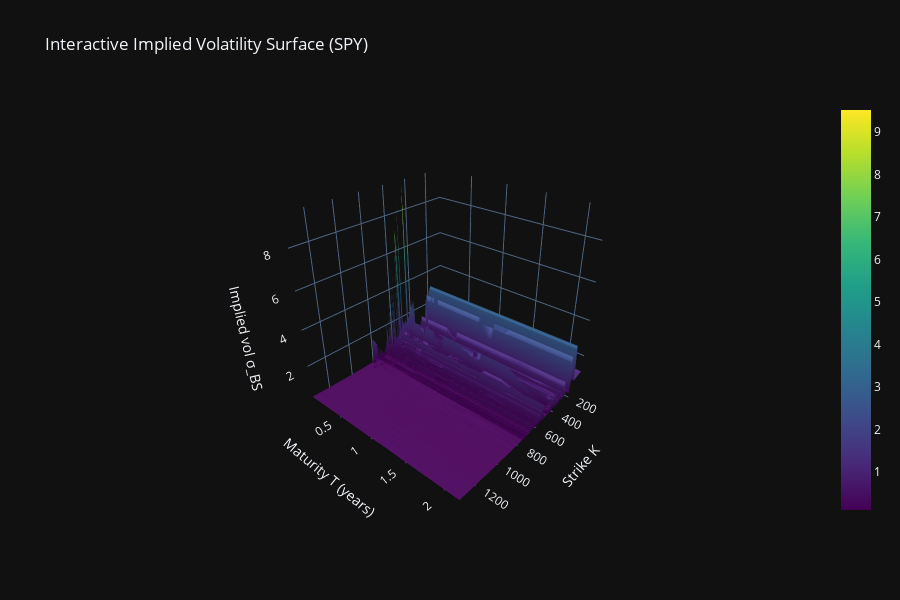

Write notebook code for a chart like this one.
### Code cell
# --- Interactive Plotly surface mirroring the Matplotlib view -----------
Z_plot = np.array(sigma_surface_k.values, dtype=float)
# Fill NaNs column-wise to avoid holes in the surface.
if np.isnan(Z_plot).any():
    col_means = np.nanmean(Z_plot, axis=0)
    inds = np.where(np.isnan(Z_plot))
    if inds[0].size > 0:
        Z_plot[inds] = np.take(col_means, inds[1])

fig = go.Figure(data=[
    go.Surface(
        x=K_mesh,
        y=T_mesh,
        z=Z_plot,
        colorscale="Viridis",
        showscale=True,
    )
])
fig.update_layout(
    title=f"Interactive Implied Volatility Surface ({TICKER})",
    scene=dict(
        xaxis_title="Strike K",
        yaxis_title="Maturity T (years)",
        zaxis_title="Implied vol σ_BS",
        xaxis=dict(range=[float(df["K"].min()), float(df["K"].max())]),
        yaxis=dict(range=[float(df["T"].min()), float(df["T"].max())]),
        zaxis=dict(range=[float(np.nanmin(df["sigma_BS"].values)), float(np.nanmax(df["sigma_BS"].values))]),
        camera=dict(eye=dict(x=1.6, y=1.4, z=1.2)),
    ),
    template="plotly_dark",
    width=900,
    height=600,
)
fig.show()

### Figure 1 — Plotly figure (JSON) as saved in the notebook; plotly's stock layout.template omitted (floating-point values rounded to 4 significant figures; data arrays with more than 128 entries replaced by an {"elided": "..."} marker saying what was removed)
{"data": [{"colorscale": [[0, "#440154"], [0.1111, "#482878"], [0.2222, "#3e4989"], [0.3333, "#31688e"], [0.4444, "#26828e"], [0.5556, "#1f9e89"], [0.6667, "#35b779"], [0.7778, "#6ece58"], [0.8889, "#b5de2b"], [1, "#fde725"]], "showscale": true, "type": "surface", "x": {"elided": "29x362 float values"}, "y": {"elided": "29x362 float values"}, "z": {"elided": "29x362 float values"}}], "layout": {"height": 600, "scene": {"camera": {"eye": {"x": 1.6, "y": 1.4, "z": 1.2}}, "xaxis": {"range": [50, 1340], "title": {"text": "Strike K"}}, "yaxis": {"range": [0.00095, 2.187], "title": {"text": "Maturity T (years)"}}, "zaxis": {"range": [0.1049, 9.515], "title": {"text": "Implied vol σ_BS"}}}, "title": {"text": "Interactive Implied Volatility Surface (SPY)"}, "width": 900}}
